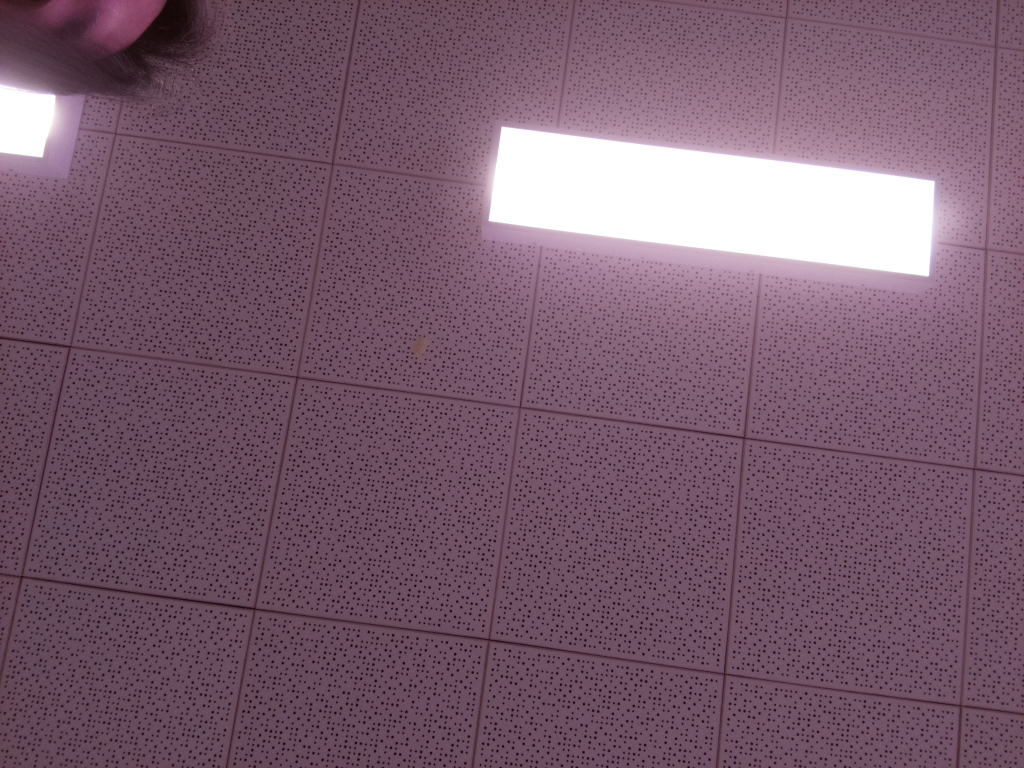
#> input picture camera_img/camera1.jpg, 1024 x 768 px, given in place of the camera
$ python colorCircles.py
#> lines starting #> are read from the running program, lines starting #| are printed output that depends on the picture; after the words box and inside, x2 and y2 are one past the last pixel; in counts of white or black regions, pixels touching at a corner belong together
import cv2
import numpy as np
import time
"""
Author @ Hanlin XUUUU
using cv2 HoughCircles to detect image circles
"""
# kernal cap init
kernel = np.ones((5,5),np.uint8) # kernal is used for filter
cap = cv2.VideoCapture(0) # cv video capture

time.sleep(0.5)

# window size default change
cap.set(3,320)
cap.set(4,240)


# windows

cv2.namedWindow('closing')
cv2.namedWindow('tracking')


while(1):
    _, frame = cap.read()
#> frame is the input picture: shape (768, 1024, 3); mean B, G, R 110.3, 92.7, 121.3

    # HSV
    hsv = cv2.cvtColor(frame,cv2.COLOR_BGR2HSV)
#> hsv: shape (768, 1024, 3); mean H, S, V 152.5, 67.4, 121.3
    hue,sat,val = cv2.split(hsv)
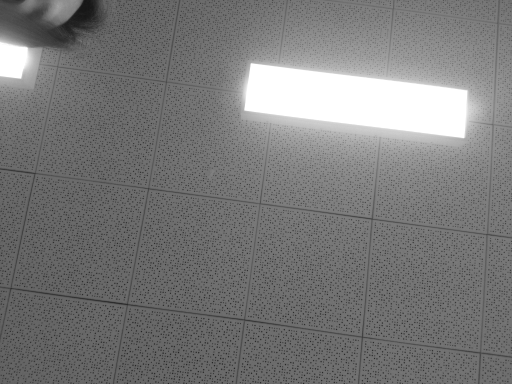
#> val: shape (768, 1024) (shown at 1/2 size); min 20, max 255, mean 121.3

    # get red color info
    # In HVS red blue and green is 3 distinct color and ease to distinguish colors
    hmn_r = 0
    hmx_r = 10
    smn_r = 50
    smx_r = 255
    vmn_r = 50
    vmx_r = 255

    hmn_b = 100
    hmx_b = 140
    smn_b = 50
    smx_b = 255
    vmn_b = 50
    vmx_b = 255

    hmn_g = 40
    hmx_g = 80
    smn_g = 50
    smx_g = 255
    vmn_g = 50
    vmx_g = 255
    # RED

    # apply and check if frame is in the range
    hthresh_red = cv2.inRange(np.array(hue),np.array(hmn_r),np.array(hmx_r))
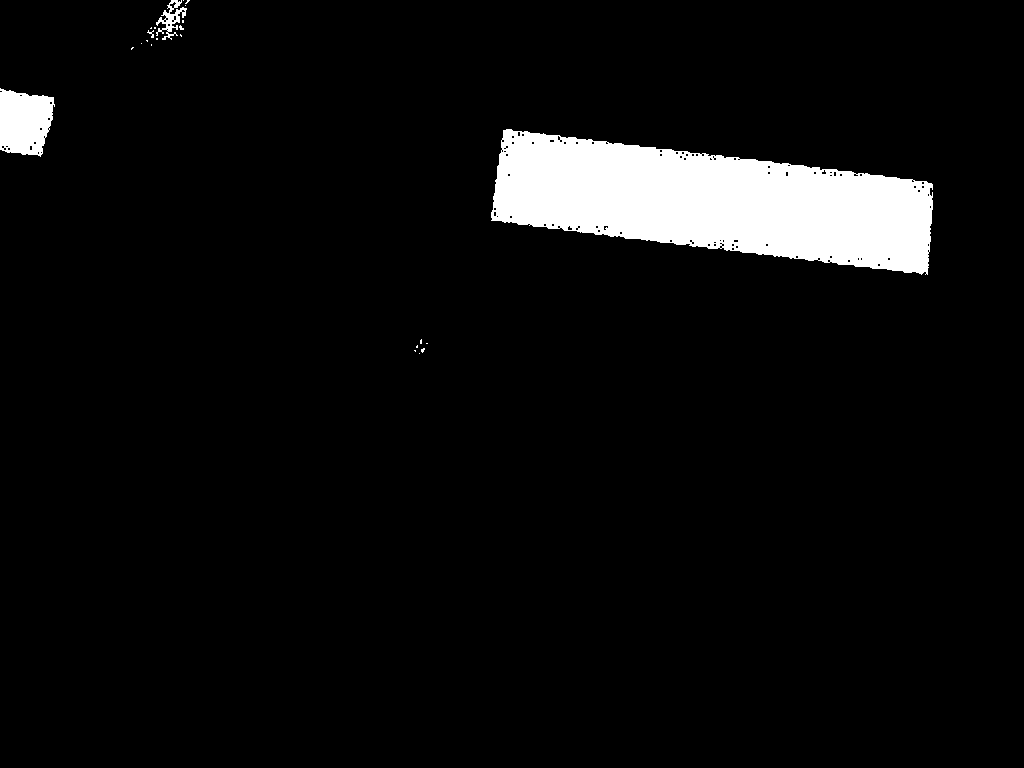
#> hthresh_red: shape (768, 1024); 5.6% white; 23 white regions (19 under 20 px), largest, box (x1, y1, x2, y2) and area: (491, 129, 933, 275) 40174, (0, 88, 55, 157) 2933, (156, 0, 187, 40) 455, (147, 30, 154, 38) 23
    sthresh_red = cv2.inRange(np.array(sat),np.array(smn_r),np.array(smx_r))
#> sthresh_red: shape (768, 1024); 91.7% white; 113 black regions (111 under 20 px), largest, box (x1, y1, x2, y2) and area: (478, 122, 972, 291) 59824, (0, 71, 73, 170) 5371
    vthresh_red = cv2.inRange(np.array(val),np.array(vmn_r),np.array(vmx_r))
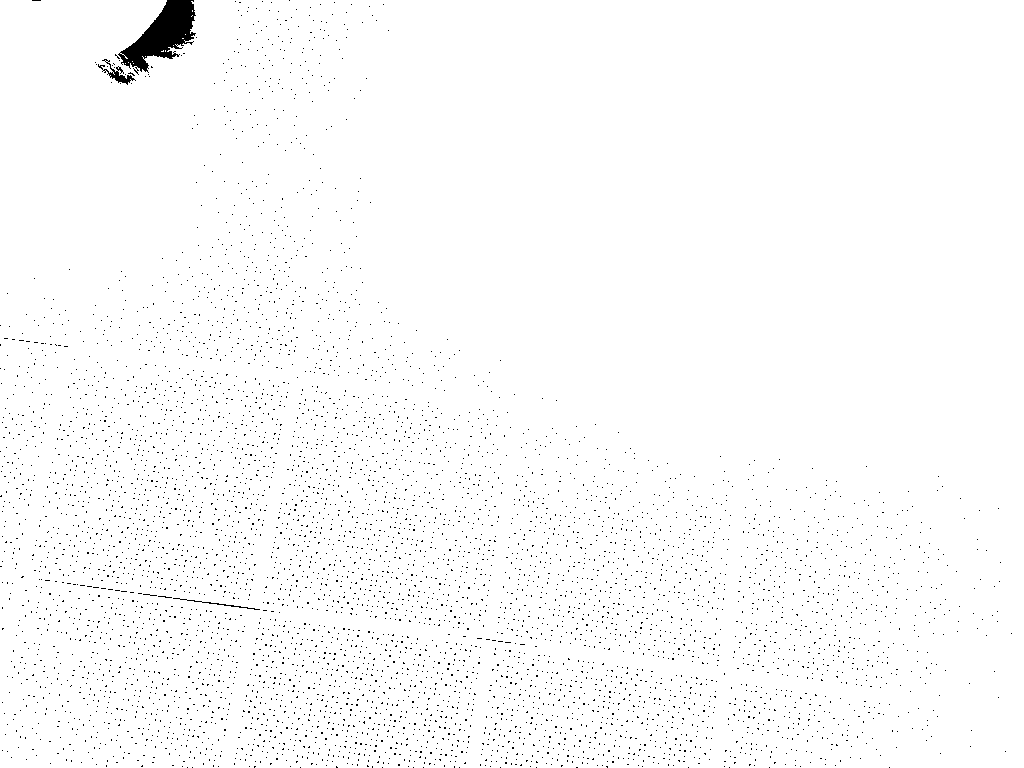
#> vthresh_red: shape (768, 1024); 98.5% white; 5830 black regions (5827 under 20 px), largest, box (x1, y1, x2, y2) and area: (118, 0, 196, 75) 2686, (98, 59, 136, 85) 249, (173, 598, 260, 610) 101

    # using bitwise and to combine all filterd result
    tracking_red = cv2.bitwise_and(hthresh_red,cv2.bitwise_and(sthresh_red,vthresh_red))
#> tracking_red: shape (768, 1024); 0% white in thin lines or dots, all inside (x1, y1, x2, y2) = (414, 339, 428, 354)


    # Blue
    hthresh_blue = cv2.inRange(np.array(hue),np.array(hmn_b),np.array(hmx_b))
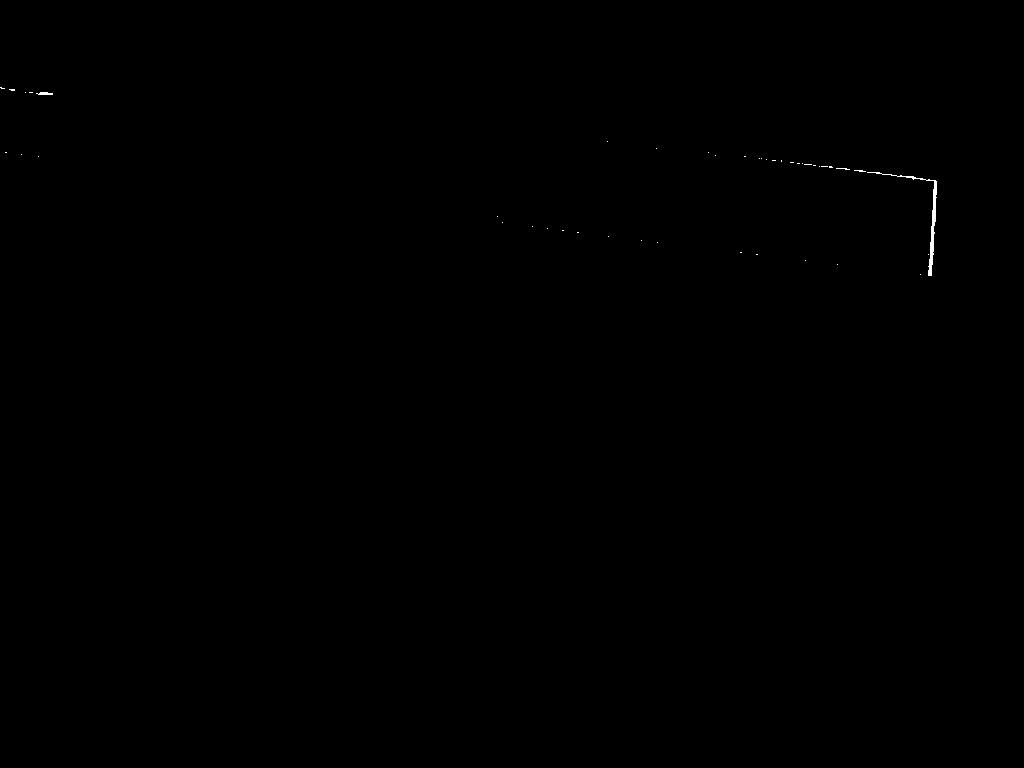
#> hthresh_blue: shape (768, 1024); 0.07% white; 44 white regions (42 under 20 px), largest, box (x1, y1, x2, y2) and area: (867, 172, 937, 276) 425, (36, 92, 53, 95) 39
    sthresh_blue = cv2.inRange(np.array(sat),np.array(smn_b),np.array(smx_b))
    vthresh_blue = cv2.inRange(np.array(val),np.array(vmn_b),np.array(vmx_b))

    # using bitwise and to combine all filterd result
    tracking_blue = cv2.bitwise_and(hthresh_blue,cv2.bitwise_and(sthresh_blue,vthresh_blue))
#> tracking_blue: shape (768, 1024); 0% white in thin lines or dots, all inside (x1, y1, x2, y2) = (931, 265, 932, 276)


    # Green
    hthresh_green = cv2.inRange(np.array(hue),np.array(hmn_g),np.array(hmx_g))
#> hthresh_green: shape (768, 1024); 0% white in thin lines or dots, all inside (x1, y1, x2, y2) = (522, 135, 931, 273)
    sthresh_green = cv2.inRange(np.array(sat),np.array(smn_g),np.array(smx_g))
    vthresh_green = cv2.inRange(np.array(val),np.array(vmn_g),np.array(vmx_g))

    # using bitwise and to combine all filterd result
    tracking_green = cv2.bitwise_and(hthresh_green,cv2.bitwise_and(sthresh_green,vthresh_green))
#> tracking_green: shape (768, 1024); every value is 0


    # filter red
    dilation = cv2.dilate(tracking_red,kernel,iterations = 1)
#> dilation: shape (768, 1024); 0.03% white; 1 white region, box (x1, y1, x2, y2) and area: (412, 337, 430, 356) 218
    closing = cv2.morphologyEx(dilation, cv2.MORPH_CLOSE, kernel)
#> closing: shape (768, 1024); 0.03% white; 1 white region, box (x1, y1, x2, y2) and area: (412, 337, 430, 356) 220
    closing = cv2.GaussianBlur(closing,(5,5),0)
    circles_red = cv2.HoughCircles(closing,cv2.HOUGH_GRADIENT,2,150,param1=150,param2=70,minRadius=20,maxRadius=60)
#> circles_red = None


    # filter blue
    dilation = cv2.dilate(tracking_blue,kernel,iterations = 1)
#> dilation: shape (768, 1024); 0.01% white; 1 white region, box (x1, y1, x2, y2) and area: (929, 263, 934, 278) 75
    closing = cv2.morphologyEx(dilation, cv2.MORPH_CLOSE, kernel)
    closing = cv2.GaussianBlur(closing,(5,5),0)
    circles_blue = cv2.HoughCircles(closing,cv2.HOUGH_GRADIENT,2,150,param1=150,param2=70,minRadius=20,maxRadius=60)
#> circles_blue = None

    # filter green
    dilation = cv2.dilate(tracking_green,kernel,iterations = 1)
    closing = cv2.morphologyEx(dilation, cv2.MORPH_CLOSE, kernel)
    closing = cv2.GaussianBlur(closing,(5,5),0)
    circles_green = cv2.HoughCircles(closing,cv2.HOUGH_GRADIENT,2,150,param1=150,param2=70,minRadius=20,maxRadius=60)
#> circles_green = None


    # color detected and draw iin the window
    if circles_red is not None:
        print("red")
        # [12 lines of commented-out code are left out]
    elif circles_blue is not None:
         print("blue")
    elif circles_green is not None:
         print("green")
    else:
        print("None")
    #cv2.imshow('closing',closing)
    #cv2.imshow('tracking',frame)

    if cv2.waitKey(1) & 0xFF == ord('q'):
#> (key q is pressed here)
            cap.release()
            cv2.destroyAllWindows()
            break

cap.release()
cv2.destroyAllWindows()

$ run again, on camera_img/camera2.jpg
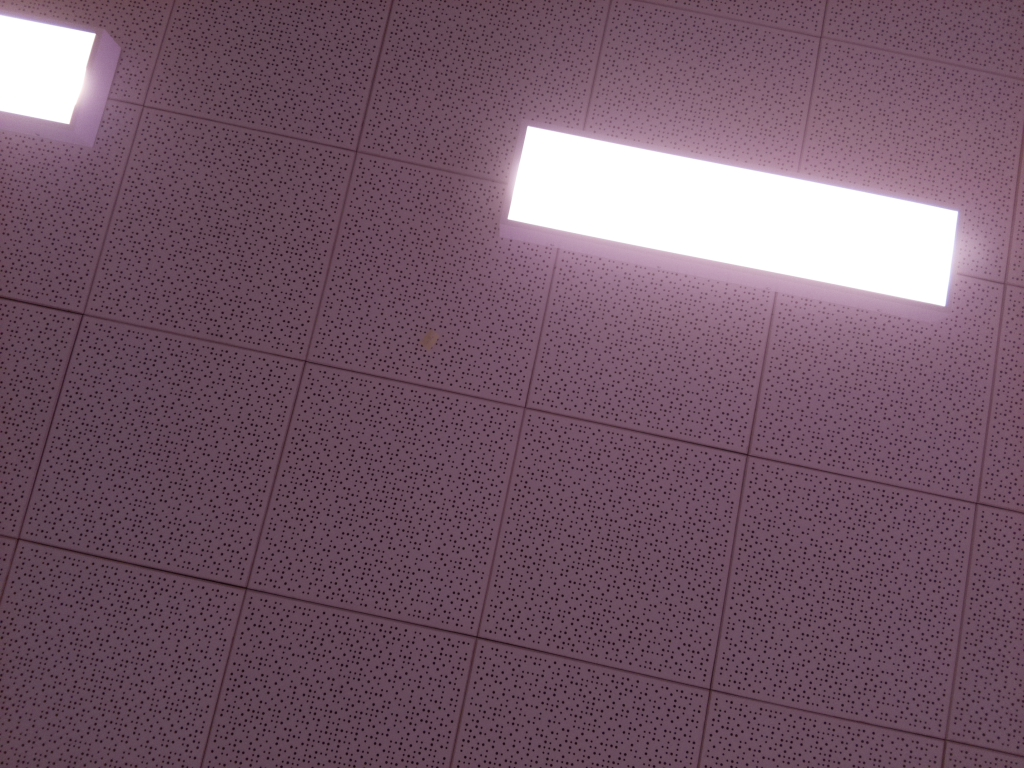
#> input picture camera_img/camera2.jpg, 1024 x 768 px, given in place of the camera
#> frame is the input picture: shape (768, 1024, 3); mean B, G, R 105.6, 90, 116.9
#> hsv: shape (768, 1024, 3); mean H, S, V 152.7, 66.3, 117
#> `hthresh_red = cv2.inRange(np.array(hue),np.array(hmn_r),np.array(hmx_r))`:
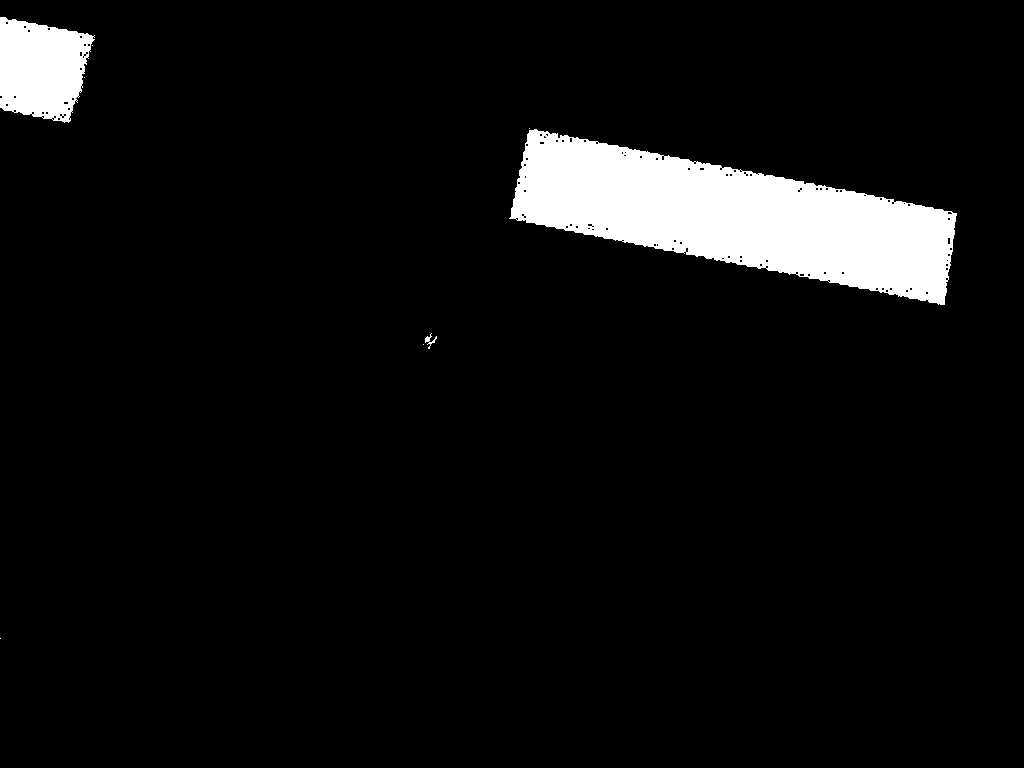
#> hthresh_red: shape (768, 1024); 6.1% white; 8 white regions (5 under 20 px), largest, box (x1, y1, x2, y2) and area: (509, 129, 957, 305) 40516, (0, 17, 95, 123) 7493, (425, 333, 437, 349) 61
#> sthresh_red: shape (768, 1024); 91.7% white; 70 black regions (68 under 20 px), largest, box (x1, y1, x2, y2) and area: (502, 124, 989, 313) 55436, (0, 10, 102, 135) 9889
#> `vthresh_red = cv2.inRange(np.array(val),np.array(vmn_r),np.array(vmx_r))`:
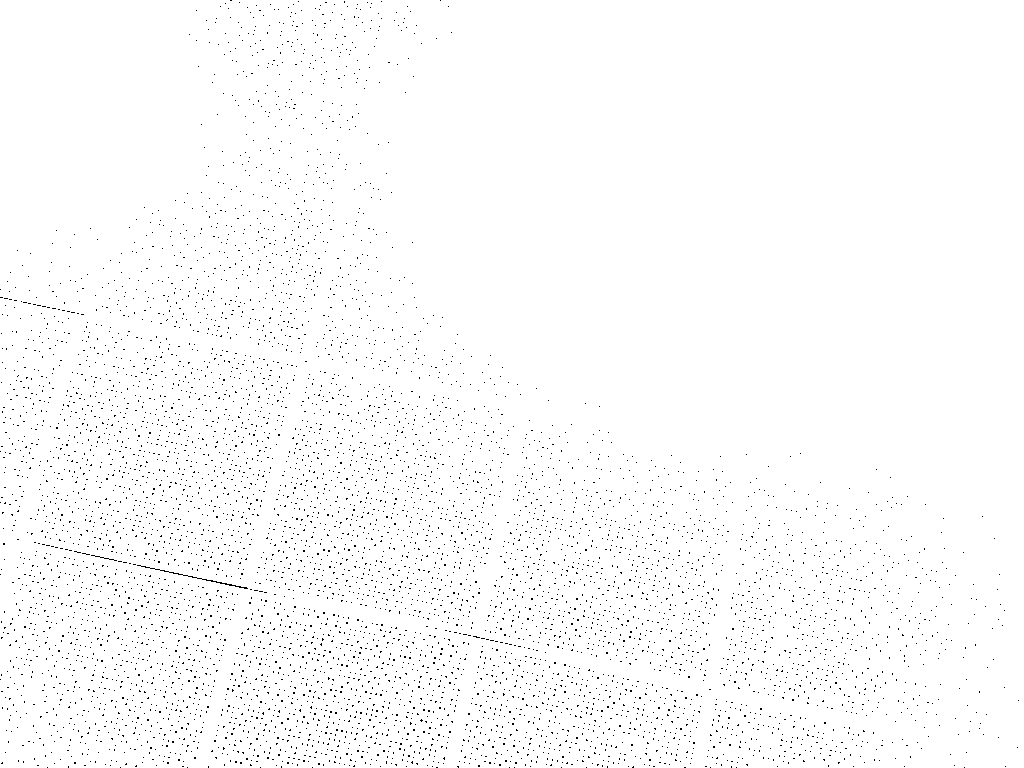
#> vthresh_red: shape (768, 1024); 98.6% white; black in thin lines or dots
#> tracking_red: shape (768, 1024); 0.01% white in thin lines or dots, all inside (x1, y1, x2, y2) = (0, 333, 437, 639)
#> hthresh_blue: shape (768, 1024); 0.09% white in thin lines or dots, all inside (x1, y1, x2, y2) = (0, 14, 960, 307)
#> tracking_blue: shape (768, 1024); 0.01% white in thin lines or dots, all inside (x1, y1, x2, y2) = (34, 20, 960, 306)
#> hthresh_green: shape (768, 1024); 0% white in thin lines or dots, all inside (x1, y1, x2, y2) = (0, 78, 794, 275)
#> tracking_green: shape (768, 1024); every value is 0
#> circles_red = None
